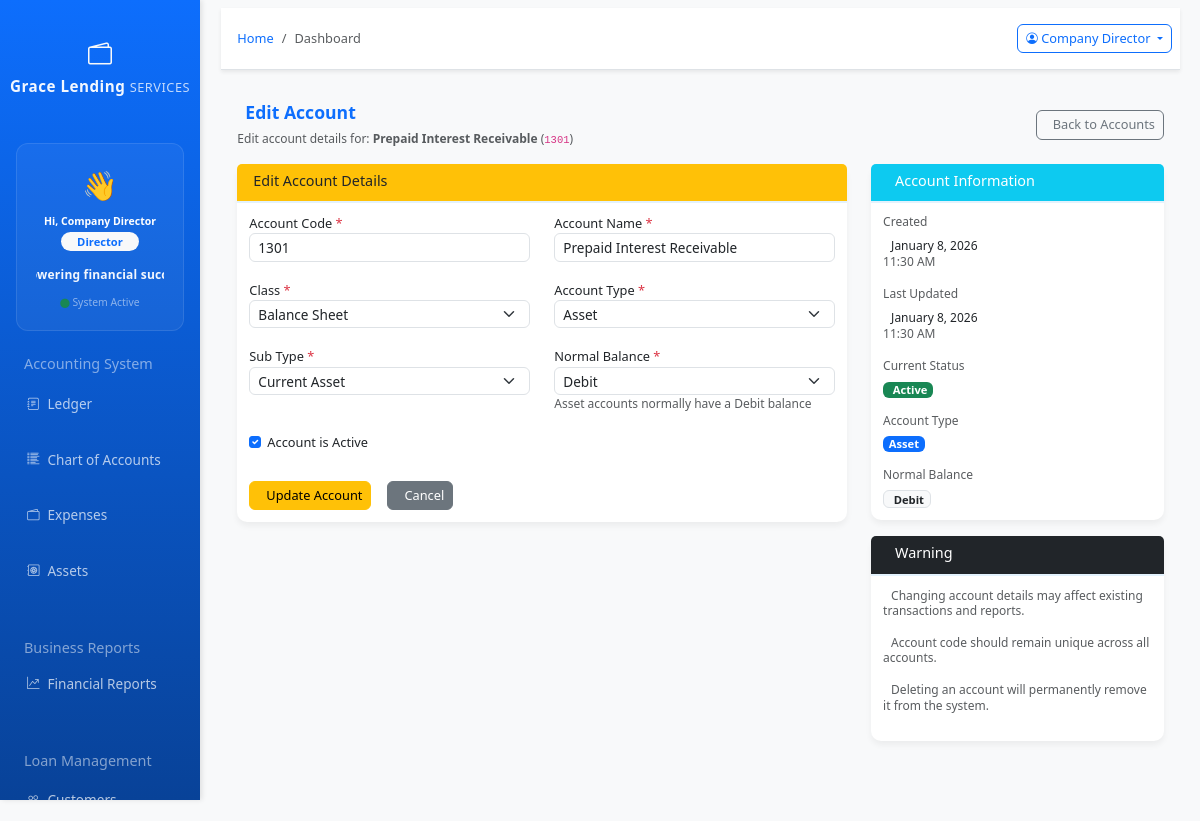
The page /app.gracelending/index.php?page=edit_chart_of_account&id=20 (signed in) on the database its author committed.
### tables this page shows
CREATE TABLE `chart_of_accounts` (
  `account_id` int(11) NOT NULL,
  `class` varchar(50) NOT NULL,
  `account_code` varchar(10) NOT NULL,
  `account_name` varchar(255) NOT NULL,
  `account_type` varchar(50) DEFAULT NULL,
  `sub_type` varchar(50) DEFAULT NULL,
  `normal_balance` varchar(10) DEFAULT NULL,
  `is_active` tinyint(4) DEFAULT '1',
  `created_at` timestamp NOT NULL DEFAULT CURRENT_TIMESTAMP,
  `updated_at` timestamp NOT NULL DEFAULT CURRENT_TIMESTAMP ON UPDATE CURRENT_TIMESTAMP
);

### app.gracelending/modules/edit_chart_of_account.php (the view, shortened to what this page needs)
<?php
$conn = getConnection();
$conn->set_charset("utf8mb4");
$account_id = (int)$_GET['id'];
$account_query = "SELECT * FROM chart_of_accounts WHERE account_id = $account_id";
$account_result = $conn->query($account_query);
if (!$account_result || $account_result->num_rows == 0) {
    $error_message = "Account not found!";
    $account = null;
} else {
    $account = $account_result->fetch_assoc();
}
$account_classes = [
    'Balance Sheet' => 'Balance Sheet',
    'Income Statement' => 'Income Statement'
];
$account_types = [
    'Asset' => 'Asset',
    'Liability' => 'Liability',
    'Equity' => 'Equity',
    'Revenue' => 'Revenue',
    'Expense' => 'Expense',
    'Gain' => 'Gain',
    'Loss' => 'Loss'
];
$sub_types = [
    'Asset' => [
        'Current Asset' => 'Current Asset',
        'Fixed Asset' => 'Fixed Asset',
        'Intangible Asset' => 'Intangible Asset',
        'Investment' => 'Investment',
        'Other Asset' => 'Other Asset'
    ],
    'Liability' => [
        'Current Liability' => 'Current Liability',
        'Long-term Liability' => 'Long-term Liability',
        'Contingent Liability' => 'Contingent Liability',
        'Other Liability' => 'Other Liability'
    ],
    'Equity' => [
        'Capital Stock' => 'Capital Stock',
        'Retained Earnings' => 'Retained Earnings',
        'Treasury Stock' => 'Treasury Stock',
        'Other Equity' => 'Other Equity'
    ],
    'Revenue' => [
        'Operating Revenue' => 'Operating Revenue',
        'Non-operating Revenue' => 'Non-operating Revenue'
    ],
    'Expense' => [
        'Operating Expense' => 'Operating Expense',
        'Non-operating Expense' => 'Non-operating Expense',
        'Cost of Goods Sold' => 'Cost of Goods Sold',
        'Administrative Expense' => 'Administrative Expense'
    ],
    'Gain' => [
        'Capital Gain' => 'Capital Gain',
        'Operating Gain' => 'Operating Gain'
    ],
    'Loss' => [
        'Capital Loss' => 'Capital Loss',
        'Operating Loss' => 'Operating Loss'
    ]
];
$normal_balances = [
    'Debit' => 'Debit',
    'Credit' => 'Credit'
];
?>
<div class="container-fluid">
    <div class="row mb-3">
        <div class="col-12">
            <div class="d-flex justify-content-between align-items-center">
                <div>
                    <h2 class="h4 fw-bold text-primary">
                        Edit Account
                    </h2>
                    <p class="text-muted mb-0">
                        Edit account details for:
                        <strong><?php echo htmlspecialchars($account['account_name'] ?? ''); ?></strong>
                        (<code><?php echo $account['account_code'] ?? ''; ?></code>)
                    </p>
                </div>
                <a href="?page=chart_of_accounts" class="btn btn-outline-secondary">
                    <i class="fas fa-arrow-left me-2"></i>Back to Accounts
                </a>
            </div>
        </div>
    </div>
    <?php if ($account): ?>
    <div class="row">
        <div class="col-lg-8 mb-4">
            <div class="card">
                <div class="card-header bg-warning text-dark">
                    <h5 class="mb-0">Edit Account Details</h5>
                </div>
                <div class="card-body">
                    <form method="POST" id="editAccountForm">
                        <div class="row">
                            <div class="col-md-6 mb-3">
                                <label class="form-label">Account Code <span class="text-danger">*</span></label>
                                <input type="text" name="account_code" class="form-control"
                                    value="<?php echo htmlspecialchars($account['account_code']); ?>"
                                    pattern="[0-9]{1,6}" title="1-6 digit numeric code" required>
                            </div>
                            <div class="col-md-6 mb-3">
                                <label class="form-label">Account Name <span class="text-danger">*</span></label>
                                <input type="text" name="account_name" class="form-control"
                                    value="<?php echo htmlspecialchars($account['account_name']); ?>" required>
                            </div>
                        </div>
                        <div class="row">
                            <div class="col-md-6 mb-3">
                                <label class="form-label">Class <span class="text-danger">*</span></label>
                                <select name="class" class="form-select" required id="classSelect">
                                    <?php foreach ($account_classes as $key => $value): ?>
                                        <option value="<?php echo $key; ?>"
                                            <?php echo ($account['class'] == $key) ? 'selected' : ''; ?>>
                                            <?php echo $value; ?>
                                        </option>
                                    <?php endforeach; ?>
                                </select>
                            </div>
                            <div class="col-md-6 mb-3">
                                <label class="form-label">Account Type <span class="text-danger">*</span></label>
                                <select name="account_type" class="form-select" required id="accountTypeSelect">
                                    <?php foreach ($account_types as $key => $value): ?>
                                        <option value="<?php echo $key; ?>"
                                            <?php echo ($account['account_type'] == $key) ? 'selected' : ''; ?>
                                            data-normal-balance="<?php echo in_array($key, ['Asset', 'Expense', 'Loss']) ? 'Debit' : 'Credit'; ?>">
                                            <?php echo $value; ?>
                                        </option>
                                    <?php endforeach; ?>
                                </select>
                            </div>
                        </div>
                        <div class="row">
                            <div class="col-md-6 mb-3">
                                <label class="form-label">Sub Type <span class="text-danger">*</span></label>
                                <select name="sub_type" class="form-select" required id="subTypeSelect">
                                    <?php foreach ($sub_types[$account['account_type']] ?? [] as $key => $value): ?>
                                        <option value="<?php echo $key; ?>"
                                            <?php echo ($account['sub_type'] == $key) ? 'selected' : ''; ?>>
                                            <?php echo $value; ?>
                                        </option>
                                    <?php endforeach; ?>
                                </select>
                            </div>
                            <div class="col-md-6 mb-3">
                                <label class="form-label">Normal Balance <span class="text-danger">*</span></label>
                                <select name="normal_balance" class="form-select" required id="normalBalanceSelect">
                                    <?php foreach ($normal_balances as $key => $value): ?>
                                        <option value="<?php echo $key; ?>"
                                            <?php echo ($account['normal_balance'] == $key) ? 'selected' : ''; ?>>
                                            <?php echo $value; ?>
                                        </option>
                                    <?php endforeach; ?>
                                </select>
                                <small id="balanceHint" class="text-muted">
                                    <?php echo $account['account_type']; ?> accounts normally have a <?php echo $account['normal_balance']; ?> balance
                                </small>
                            </div>
                        </div>
                        <div class="mb-4">
                            <div class="form-check">
                                <input type="checkbox" name="is_active" class="form-check-input" id="isActive"
                                    <?php echo ($account['is_active'] == 1) ? 'checked' : ''; ?>>
                                <label class="form-check-label" for="isActive">
                                    Account is Active
                                </label>
                            </div>
                        </div>
                        <div class="d-grid gap-2 d-md-flex">
                            <button type="submit" name="update_account" class="btn btn-warning me-2">
                                <i class="fas fa-save me-2"></i>Update Account
                            </button>
                            <a href="?page=chart_of_accounts" class="btn btn-secondary me-2">
                                <i class="fas fa-times me-2"></i>Cancel
                            </a>
                        </div>
                    </form>
                </div>
            </div>
        </div>
        <div class="col-lg-4 mb-4">
            <div class="card">
                <div class="card-header bg-info text-white">
                    <h5 class="mb-0"><i class="fas fa-info-circle me-2"></i>Account Information</h5>
                </div>
                <div class="card-body">
                    <div class="mb-3">
                        <h6 class="text-muted">Created</h6>
                        <p class="mb-0">
                            <?php echo date('F j, Y', strtotime($account['created_at'])); ?>
                        </p>
                        <small class="text-muted">
                            <?php echo date('h:i A', strtotime($account['created_at'])); ?>
                        </small>
                    </div>
                    <div class="mb-3">
                        <h6 class="text-muted">Last Updated</h6>
                        <p class="mb-0">
                            <?php echo date('F j, Y', strtotime($account['updated_at'])); ?>
                        </p>
                        <small class="text-muted">
                            <?php echo date('h:i A', strtotime($account['updated_at'])); ?>
                        </small>
                    </div>
                    <div class="mb-3">
                        <h6 class="text-muted">Current Status</h6>
                        <p class="mb-0">
                            <?php if ($account['is_active'] == 1): ?>
                                <span class="badge bg-success">
                                    <i class="fas fa-check-circle me-1"></i>Active
                                </span>
                            <?php else: ?>
                                <span class="badge bg-danger">
                                    <i class="fas fa-times-circle me-1"></i>Inactive
                                </span>
                            <?php endif; ?>
                        </p>
                    </div>
                    <div class="mb-3">
                        <h6 class="text-muted">Account Type</h6>
                        <p class="mb-0">
                            <span class="badge bg-<?php
                                echo $account['account_type'] == 'Asset' ? 'primary' :
                                      ($account['account_type'] == 'Liability' ? 'warning' :
                                      ($account['account_type'] == 'Equity' ? 'info' :
                                      ($account['account_type'] == 'Revenue' ? 'success' : 'danger')));
                            ?>">
                                <?php echo $account['account_type']; ?>
                            </span>
                        </p>
                    </div>
                    <div>
                        <h6 class="text-muted">Normal Balance</h6>
                        <p class="mb-0">
                            <span class="badge bg-light text-dark border">
                                <?php echo $account['normal_balance']; ?>
                            </span>
                        </p>
                    </div>
                </div>
            </div>
            <div class="card mt-3">
                <div class="card-header bg-dark text-white">
                    <h5 class="mb-0"><i class="fas fa-exclamation-triangle me-2"></i>Warning</h5>
                </div>
                <div class="card-body">
                    <p class="small text-muted">
                        Changing account details may affect existing transactions and reports.
                    </p>
                    <p class="small text-muted">
                        Account code should remain unique across all accounts.
                    </p>
                    <p class="small text-muted">
                        Deleting an account will permanently remove it from the system.
                    </p>
                </div>
            </div>
        </div>
    </div>
    <?php endif; ?>
</div>

### app.gracelending/assets/css/style.css (style rules this page uses)
:root { --primary-blue: #0d6efd; --light-blue: #e3f2fd; --dark-blue: #0b5ed7; --white: #ffffff; --light-gray: #f8f9fa; --gray: #6c757d; --dark-gray: #343a40; }
body { background-color: #f8f9fa; font-family: 'Segoe UI', Tahoma, Geneva, Verdana, sans-serif; }
.card { border: none; border-radius: 10px; box-shadow: 0 4px 6px rgba(0, 0, 0, 0.05); transition: transform 0.3s, box-shadow 0.3s; }
.card-header { background-color: var(--white); border-bottom: 2px solid var(--light-blue); font-weight: 600; color: var(--dark-blue); }
.badge.bg-primary { background-color: var(--primary-blue) !important; }

### app.gracelending/index.php (style rules this page uses)
body { font-size: 12px !important; overflow-x: hidden; }
.card { margin-bottom: 0.5rem !important; }
.card-header { padding: 0.5rem 1rem !important; }
.card-body { padding: 0.75rem !important; }
.card-title, .card-header h5, .card-header h6 { font-size: 0.9rem !important; margin-bottom: 0.25rem !important; }
.form-control, .form-select { font-size: 0.85rem !important; padding: 0.25rem 0.5rem !important; height: calc(1.5em + 0.5rem) !important; }
.btn { font-size: 0.8rem !important; padding: 0.25rem 0.5rem !important; }
.badge { font-size: 0.7rem !important; padding: 0.15rem 0.35rem !important; }
h2, .h2 { font-size: 1.3rem !important; }
h4, .h4 { font-size: 1.1rem !important; }
h5, .h5 { font-size: 1rem !important; }
h6, .h6 { font-size: 0.9rem !important; }
.mb-3 { margin-bottom: 0.75rem !important; }
.mb-4 { margin-bottom: 1rem !important; }
.mt-3 { margin-top: 0.75rem !important; }
.gap-2 { gap: 0.5rem !important; }
.text-muted { font-size: 0.75rem !important; }
h1, h2, h3, h4, h5, h6 { line-height: 1.2 !important; }
p, .form-label, .small { line-height: 1.3 !important; }
.form-label { font-size: 0.8rem !important; margin-bottom: 0.1rem !important; }
.form-check-label { font-size: 0.8rem !important; }
.row { margin-bottom: 0.25rem !important; }
.container-fluid { padding: 0.5rem !important; }

### rows shown on the page
chart_of_accounts: account_name "Prepaid Interest Receivable", account_code "1301", class "Balance Sheet", account_type "Asset", sub_type "Current Asset", normal_balance "Debit", is_active "☑", created_at "January 8, 2026", created_at "11:30 AM", updated_at "January 8, 2026", updated_at "11:30 AM"

### other values the page prints
$_SESSION['user_name'] "Company Director"
$user_role "Director"
$page_title "Dashboard"
